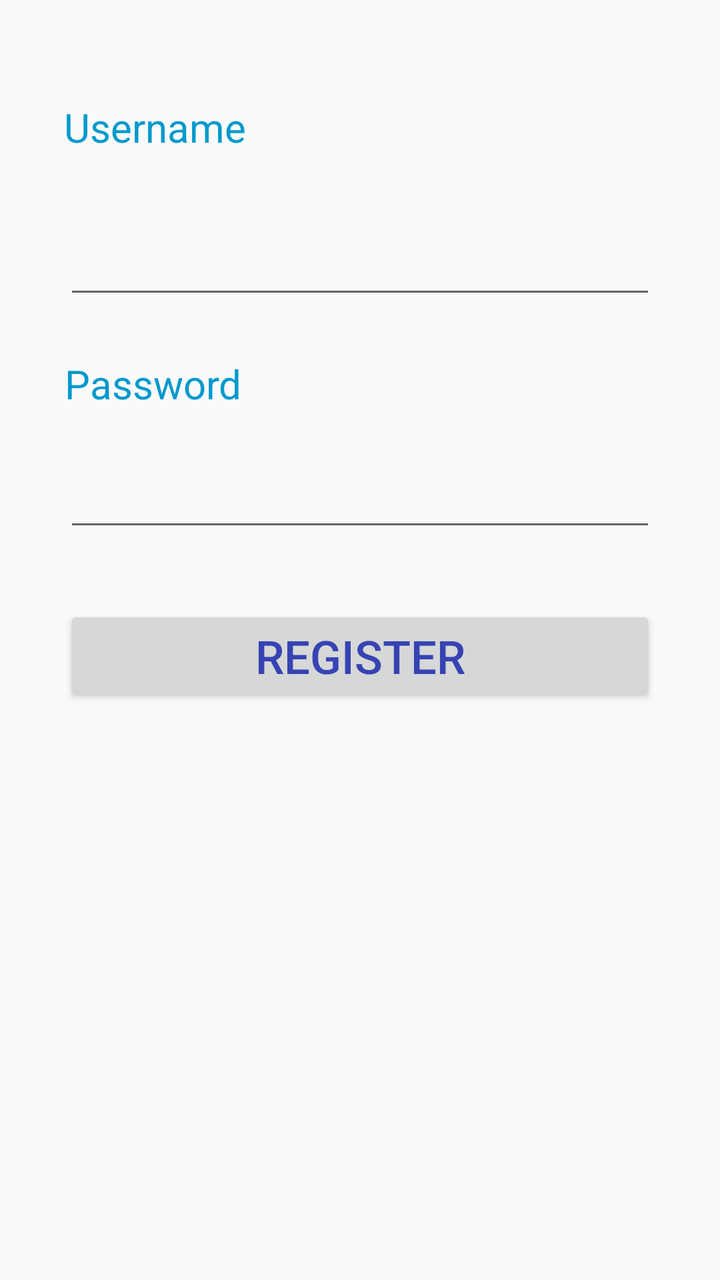
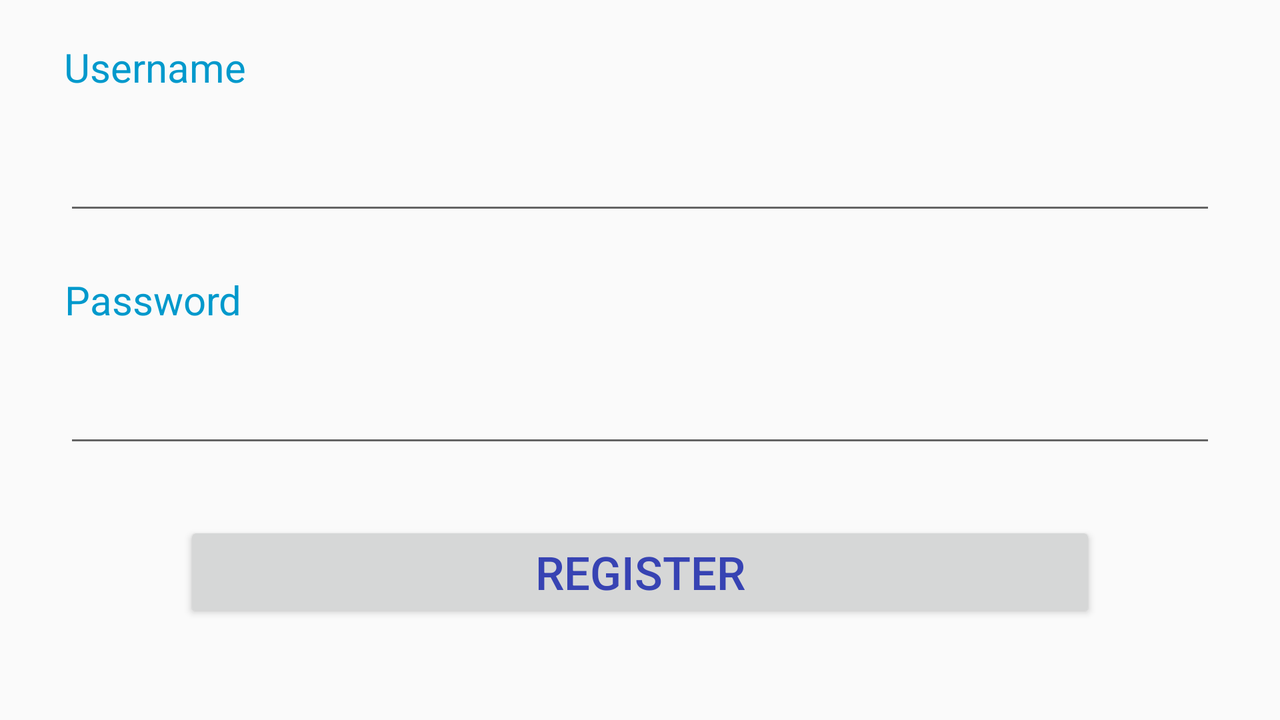

One screen, two layout resources from the same app: the default and the repository's alternative for another configuration. Each is rendered where Android would select it; the XML of both is given below.
<!-- AndroidManifest.xml: application theme AppTheme -->
<!-- res/layout/login_layout.xml -->
<?xml version="1.0" encoding="utf-8"?>
<android.support.constraint.ConstraintLayout xmlns:android="http://schemas.android.com/apk/res/android"
    xmlns:app="http://schemas.android.com/apk/res-auto"
    xmlns:tools="http://schemas.android.com/tools"
    android:layout_width="match_parent"
    android:layout_height="match_parent"
    tools:context="turbotec.newmpas.LoginActivity">


    <EditText
        android:id="@+id/editText2"
        android:layout_width="0dp"
        android:layout_height="wrap_content"
        android:layout_marginEnd="32dp"
        android:layout_marginLeft="32dp"
        android:layout_marginRight="32dp"
        android:layout_marginStart="32dp"
        android:layout_marginTop="36dp"
        android:inputType="textNoSuggestions|text"
        android:maxLines="1"
        app:layout_constraintHorizontal_bias="1.0"
        app:layout_constraintLeft_toLeftOf="parent"
        app:layout_constraintRight_toRightOf="parent"
        app:layout_constraintTop_toBottomOf="@+id/textView"
        tools:layout_constraintLeft_creator="1"
        tools:layout_constraintRight_creator="1" />

    <TextView
        android:id="@+id/textView2"
        android:layout_width="wrap_content"
        android:layout_height="wrap_content"
        android:layout_marginLeft="32dp"
        android:layout_marginStart="32dp"
        android:layout_marginTop="24dp"
        android:gravity="center"
        android:text="@string/Password"
        android:textAlignment="center"
        android:textAppearance="?android:attr/textAppearanceMedium"
        android:textColor="@android:color/holo_blue_dark"
        android:textSize="20sp"
        app:layout_constraintLeft_toLeftOf="parent"
        app:layout_constraintTop_toBottomOf="@+id/editText2"
        tools:layout_constraintLeft_creator="1" />

    <TextView
        android:id="@+id/textView"
        android:layout_width="wrap_content"
        android:layout_height="wrap_content"
        android:layout_marginLeft="32dp"
        android:layout_marginStart="32dp"
        android:layout_marginTop="50dp"
        android:gravity="center"
        android:text="@string/Username"
        android:textAlignment="center"
        android:textAppearance="?android:attr/textAppearanceMedium"
        android:textColor="@android:color/holo_blue_dark"
        android:textSize="20sp"
        app:layout_constraintLeft_toLeftOf="parent"
        app:layout_constraintTop_toTopOf="parent"
        tools:layout_constraintLeft_creator="1" />

    <EditText
        android:id="@+id/editText"
        android:layout_width="0dp"
        android:layout_height="wrap_content"
        android:layout_marginEnd="32dp"
        android:layout_marginLeft="32dp"
        android:layout_marginRight="32dp"
        android:layout_marginStart="32dp"
        android:layout_marginTop="24dp"
        android:inputType="textPassword"
        android:maxLines="1"
        app:layout_constraintHorizontal_bias="1.0"
        app:layout_constraintLeft_toLeftOf="parent"
        app:layout_constraintRight_toRightOf="parent"
        app:layout_constraintTop_toBottomOf="@+id/textView2"
        tools:layout_constraintLeft_creator="1"
        tools:layout_constraintRight_creator="1" />

    <Button
        android:id="@+id/button"
        android:layout_width="0dp"
        android:layout_height="wrap_content"
        android:layout_marginEnd="32dp"
        android:layout_marginLeft="32dp"
        android:layout_marginRight="32dp"
        android:layout_marginStart="32dp"
        android:layout_marginTop="32dp"
        android:gravity="center_vertical|center_horizontal|center"
        android:text="@string/Register"
        android:textColor="#3743b3"
        android:textSize="23sp"
        android:typeface="normal"
        app:layout_constraintLeft_toLeftOf="parent"
        app:layout_constraintRight_toRightOf="parent"
        app:layout_constraintTop_toBottomOf="@+id/editText"
        tools:layout_constraintLeft_creator="1"
        tools:layout_constraintTop_creator="1" />


    <android.support.constraint.Guideline
        android:id="@+id/guideline"
        android:layout_width="wrap_content"
        android:layout_height="wrap_content"
        android:orientation="vertical"
        app:layout_constraintGuide_percent="0.25" />


</android.support.constraint.ConstraintLayout>
<!-- resources referenced by this layout -->
<resources>
  <string name="Password">Password</string>
  <string name="Register">Register</string>
  <string name="Username">Username</string>
  <style name="AppTheme" parent="Theme.AppCompat.Light.DarkActionBar">
          
          <item name="colorPrimary">@color/colorPrimary</item>
          <item name="colorPrimaryDark">@color/colorPrimaryDark</item>
          <item name="colorAccent">@color/colorAccent</item>
      </style>
  <color name="colorPrimary">#3F51B5</color>
  <color name="colorPrimaryDark">#303F9F</color>
  <color name="colorAccent">#FF4081</color>
</resources>
<!-- res/layout-land/login_layout.xml (the repository's variant of the layout above) -->
<!-- drawn on the phone turned sideways -->
<?xml version="1.0" encoding="utf-8"?>
<ScrollView xmlns:android="http://schemas.android.com/apk/res/android"
    xmlns:tools="http://schemas.android.com/tools"
    android:layout_width="match_parent"
    android:layout_height="match_parent">

    <android.support.constraint.ConstraintLayout xmlns:android="http://schemas.android.com/apk/res/android"
        xmlns:app="http://schemas.android.com/apk/res-auto"
        xmlns:tools="http://schemas.android.com/tools"
        android:layout_width="match_parent"
        android:layout_height="match_parent"
        tools:context="turbotec.newmpas.LoginActivity"
        tools:ignore="ScrollViewSize">


        <EditText
            android:id="@+id/editText2"
            android:layout_width="0dp"
            android:layout_height="wrap_content"
            android:layout_marginEnd="32dp"
            android:layout_marginLeft="32dp"
            android:layout_marginRight="32dp"
            android:layout_marginStart="32dp"
            android:layout_marginTop="24dp"
            android:inputType="textNoSuggestions|text"
            android:maxLines="1"
            app:layout_constraintHorizontal_bias="0.54"
            app:layout_constraintLeft_toLeftOf="parent"
            app:layout_constraintRight_toRightOf="parent"
            app:layout_constraintTop_toBottomOf="@+id/textView"
            tools:layout_constraintLeft_creator="1"
            tools:layout_constraintRight_creator="1" />

        <TextView
            android:id="@+id/textView2"
            android:layout_width="wrap_content"
            android:layout_height="wrap_content"
            android:layout_marginLeft="32dp"
            android:layout_marginStart="32dp"
            android:layout_marginTop="24dp"
            android:gravity="center"
            android:text="@string/Password"
            android:textAlignment="center"
            android:textAppearance="?android:attr/textAppearanceMedium"
            android:textColor="@android:color/holo_blue_dark"
            android:textSize="20sp"
            app:layout_constraintLeft_toLeftOf="parent"
            app:layout_constraintTop_toBottomOf="@+id/editText2"
            tools:layout_constraintLeft_creator="1" />

        <TextView
            android:id="@+id/textView"
            android:layout_width="wrap_content"
            android:layout_height="wrap_content"
            android:layout_marginLeft="32dp"
            android:layout_marginStart="32dp"
            android:layout_marginTop="20dp"
            android:gravity="center"
            android:text="@string/Username"
            android:textAlignment="center"
            android:textAppearance="?android:attr/textAppearanceMedium"
            android:textColor="@android:color/holo_blue_dark"
            android:textSize="20sp"
            app:layout_constraintLeft_toLeftOf="parent"
            app:layout_constraintTop_toTopOf="parent"
            tools:layout_constraintLeft_creator="1" />

        <EditText
            android:id="@+id/editText"
            android:layout_width="0dp"
            android:layout_height="wrap_content"
            android:layout_marginEnd="32dp"
            android:layout_marginLeft="32dp"
            android:layout_marginRight="32dp"
            android:layout_marginStart="32dp"
            android:layout_marginTop="24dp"
            android:inputType="textNoSuggestions|textPassword"
            android:maxLines="1"
            app:layout_constraintHorizontal_bias="1.0"
            app:layout_constraintLeft_toLeftOf="parent"
            app:layout_constraintRight_toRightOf="parent"
            app:layout_constraintTop_toBottomOf="@+id/textView2"
            tools:layout_constraintLeft_creator="1"
            tools:layout_constraintRight_creator="1" />

        <Button
            android:id="@+id/button"
            android:layout_width="0dp"
            android:layout_height="wrap_content"
            android:layout_marginBottom="32dp"
            android:layout_marginEnd="92dp"
            android:layout_marginLeft="92dp"
            android:layout_marginRight="92dp"
            android:layout_marginStart="92dp"
            android:layout_marginTop="32dp"
            android:gravity="center_vertical|center_horizontal|center"
            android:text="@string/Register"
            android:textColor="#3743b3"
            android:textSize="23sp"
            android:typeface="normal"
            app:layout_constraintLeft_toLeftOf="parent"
            app:layout_constraintRight_toRightOf="parent"
            app:layout_constraintTop_toBottomOf="@+id/editText"
            tools:layout_constraintLeft_creator="1"
            tools:layout_constraintTop_creator="1" />

    </android.support.constraint.ConstraintLayout>
</ScrollView>
